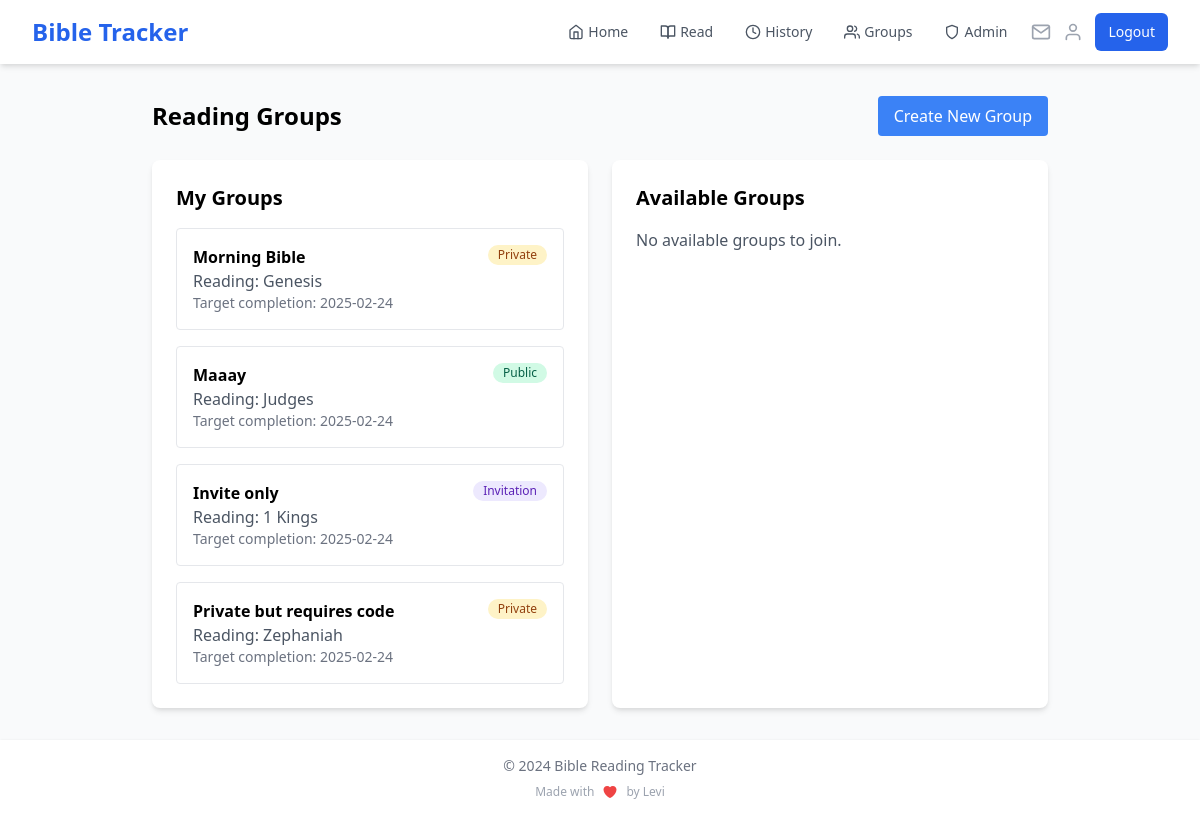
/groups (signed in), run on an earlier commit of the app's database.
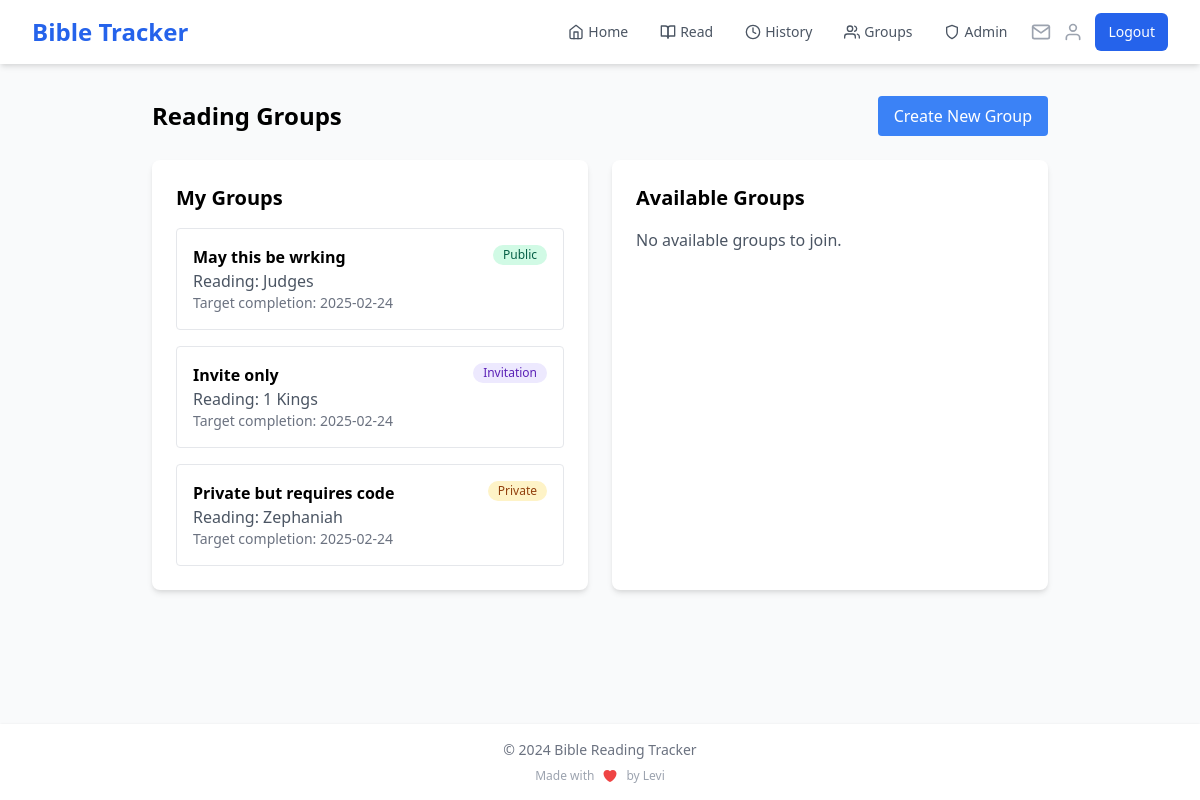
And on a later commit of the database.
### app.py (models this page shows)
class ReadingGroup(db.Model):
    id = db.Column(db.Integer, primary_key=True)
    name = db.Column(db.String(100), nullable=False)
    description = db.Column(db.Text)
    created_at = db.Column(db.DateTime, default=datetime.utcnow)
    book = db.Column(db.String(50), nullable=False)
    current_chapter = db.Column(db.Integer, default=1)
    target_completion_date = db.Column(db.DateTime)
    creator_id = db.Column(db.Integer, db.ForeignKey('user.id'), nullable=False)
    visibility = db.Column(db.String(20), default='public')
    access_code = db.Column(db.String(20))
    members = db.relationship('GroupMember', backref='reading_group', lazy='joined')
    readings = db.relationship('GroupReading', backref='reading_group', lazy='dynamic')
    invitations = db.relationship('GroupInvitation', backref='reading_group', lazy='dynamic')

### app.py (the view)
@app.route('/groups')
@login_required
def list_groups():
    my_groups = ReadingGroup.query \
        .join(GroupMember) \
        .filter(GroupMember.user_id == current_user.id) \
        .all()
    available_groups = ReadingGroup.query \
        .filter(
            ReadingGroup.id.notin_(
                db.session.query(GroupMember.group_id)
                .filter_by(user_id=current_user.id)
            ),
            db.or_(
                ReadingGroup.visibility == 'public',
                ReadingGroup.visibility == 'private',  # Include private groups
                db.and_(
                    ReadingGroup.visibility == 'invitation',
                    ReadingGroup.id.in_(
                        db.session.query(GroupInvitation.group_id)
                        .filter(
                            GroupInvitation.email == current_user.email,
                            GroupInvitation.used == False,
                            GroupInvitation.expires_at > datetime.utcnow()
                        )
                    )
                )
            )
        ) \
        .all()
    return render_template('groups/list.html',
        my_groups=my_groups,
        available_groups=available_groups,
        current_user_name=current_user.name
    )

### app.py (called while the page is built)
@login_manager.user_loader
def load_user(user_id):
    if 'user_id' in session:
        return User.query.get(int(session['user_id']))
    return None

@app.context_processor
def inject_user_name():
    if current_user.is_authenticated:
        return dict(user_name=current_user.name)
    return dict(user_name='Guest')

@app.context_processor
def inject_invitation_count():
    if current_user.is_authenticated:
        invitation_count = GroupInvitation.query.filter(
            GroupInvitation.email == current_user.email,
            GroupInvitation.used == False,
            GroupInvitation.expires_at > datetime.utcnow()
        ).count()
        return dict(invitation_count=invitation_count)
    return dict(invitation_count=0)

### templates/groups/list.html (shortened to what the changed rows need)
{% extends "base.html" %}
{% block content %}
<div class="max-w-4xl mx-auto">
    <div class="flex justify-between items-center mb-6">
        <h1 class="text-2xl font-bold">Reading Groups</h1>
    </div>
    <div class="grid grid-cols-1 md:grid-cols-2 gap-6">
        <div class="bg-white p-6 rounded-lg shadow-md">
            <h2 class="text-xl font-semibold mb-4">My Groups</h2>
            {% if my_groups %}
                <div class="space-y-4">
                    {% for group in my_groups %}
                        <a href="{{ url_for('view_group', group_id=group.id) }}"
                           class="block p-4 border rounded hover:bg-gray-50">
                            <div class="flex justify-between items-start">
                                <div>
                                    <h3 class="font-semibold">{{ group.name }}</h3>
                                    <p class="text-gray-600">
                                        Reading: {{ group.book }}
                                    </p>
                                    <p class="text-sm text-gray-500">
                                        Target completion: {{ group.target_completion_date.strftime('%Y-%m-%d') }}
                                    </p>
                                </div>
                                <span class="inline-flex items-center px-2.5 py-0.5 rounded-full text-xs font-medium
                                    {% if group.visibility == 'public' %}
                                        bg-green-100 text-green-800
                                    {% elif group.visibility == 'private' %}
                                        bg-yellow-100 text-yellow-800
                                    {% else %}
                                        bg-purple-100 text-purple-800
                                    {% endif %}">
                                    {{ group.visibility|title }}
                                </span>
                            </div>
                        </a>
                    {% endfor %}
                </div>
            {% else %}
                <p class="text-gray-600">You haven't joined any reading groups yet.</p>
            {% endif %}
        </div>
        <div class="bg-white p-6 rounded-lg shadow-md">
            <h2 class="text-xl font-semibold mb-4">Available Groups</h2>
        </div>
    </div>
</div>
{% endblock %}

What changed in the data, as far as the page shows it:
removed ReadingGroup: name "Morning Bible", book "Genesis", target_completion_date "2025-02-24", visibility "Private"
changed ReadingGroup "Judges": name "Maaay" → "May this be wrking"
